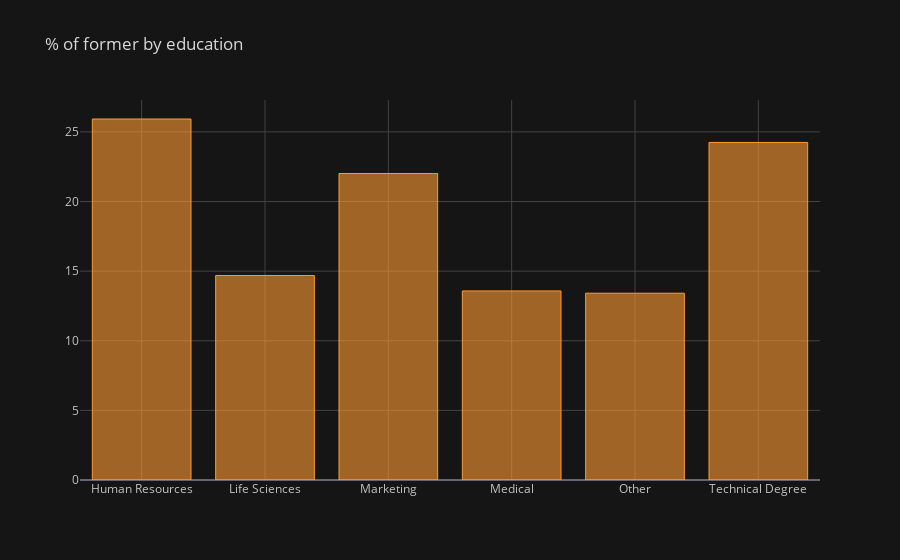

Notebook code cell kept with this figure:
### Code cell
ed = pd.DataFrame(columns = ['Field', '% of Former'])
i = 0 

for field in list(df['EducationField'].unique()):
    ratio = df[(df['EducationField'] == field) & (df['Attrition'] == 'Yes')].shape[0]/ df[df['EducationField']  == field].shape[0]
    ed.loc[i] = (field, ratio*100)
    i += 1
        
ed = ed.groupby(by = 'Field').sum()
ed.iplot(kind = 'bar', title = '% of former by education')

### Figure 1 — Plotly figure (JSON) as saved in the notebook; plotly's stock layout.template omitted (floating-point values rounded to 4 significant figures)
{"data": [{"marker": {"color": "rgba(255, 153, 51, 0.6)", "line": {"color": "rgba(255, 153, 51, 1.0)", "width": 1}}, "name": "% of Former", "orientation": "v", "text": "", "type": "bar", "x": ["Human Resources", "Life Sciences", "Marketing", "Medical", "Other", "Technical Degree"], "y": [25.93, 14.69, 22.01, 13.58, 13.41, 24.24]}], "layout": {"legend": {"bgcolor": "#151516", "font": {"color": "#D9D9D9"}}, "paper_bgcolor": "#151516", "plot_bgcolor": "#151516", "title": {"font": {"color": "#D9D9D9"}, "text": "% of former by education"}, "xaxis": {"gridcolor": "#434343", "showgrid": true, "tickfont": {"color": "#C2C2C2"}, "title": {"font": {"color": "#D9D9D9"}, "text": ""}, "zerolinecolor": "#666570"}, "yaxis": {"gridcolor": "#434343", "showgrid": true, "tickfont": {"color": "#C2C2C2"}, "title": {"font": {"color": "#D9D9D9"}, "text": ""}, "zerolinecolor": "#666570"}}}
